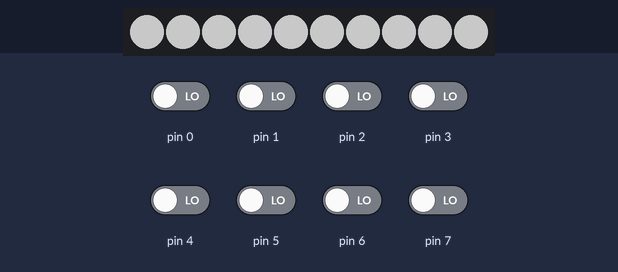
The program below on a simulated Arduino Uno, built for the host (arithmetic inside an expression is 32-bit, double 64-bit). Shown: 10 RGB LEDs in strip order, left to right. The inputs (shaded band) are chosen by the test bench; at power-on: pin 0–7 LOW. Dim RGB values are drawn brighter than linear; what the program prints to the serial monitor is not drawn.

Above: at 1.1 s.
3.3 s: pin 4 driven HIGH
At 3.87 s:
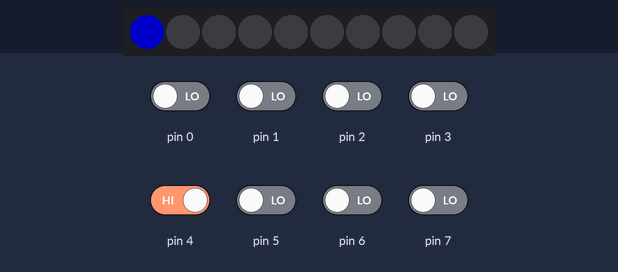
At 5.6 s:
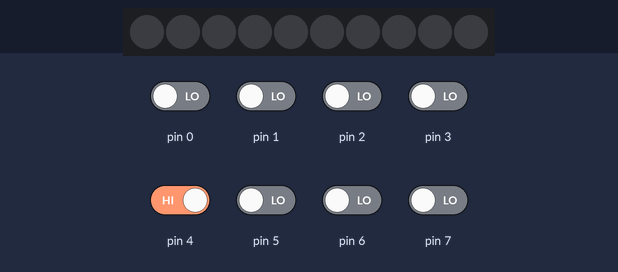
5.7 s: pin 4 driven LOW
Timing chart, 0 to 6.2 s (numbered marks = the images above; inputs shaded):
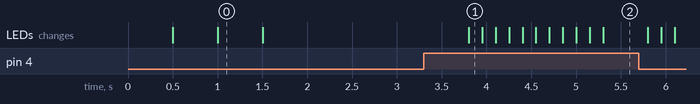

The program:

main.cpp
```cpp
/* Introduction to Embedded System and Design,
 * Fall 2024 Final Project: Embedded Sentry
 * Group Members: Ariel Wang， Frank Li, Owen Wang

 * This project is supposed to simulate a security system that records users' gestures as passwords.
 * We read the data from the accelerometer integrated in the Adafruit Circuit Playground Classic board,
 * calculate to store them into Single Magnitude Vector (SMV) arrays,
 * and compare the SMV arrays to verify the user's identity using the correlation formula.
 * If the passqword is correct, then the NeoPixel strip will light up in green,
 * otherwise it will light up in red.
*/


#include <Arduino.h>
#include <SPI.h>
#include <Adafruit_NeoPixel.h>

// SPI CS pin based on the schematic
#define CS_PIN 8

// Control regs based on the LISH3DH datasheet
#define CTRL_REG1   0x20
#define OUT_X_L     0x28
#define OUT_X_H     0x29
#define OUT_Y_L     0x2A
#define OUT_Y_H     0x2B
#define OUT_Z_L     0x2C
#define OUT_Z_H     0x2D

#define KEY_SIZE 500            // Key size for the SMV

#define PIN 17                  // Data pin connected to the NeoPixel
#define NUMPIXELS 10            // Number of NeoPixels

#define RECORDING_TIME 3000     // 3 seconds for recording

// Fucntion prototypes
void PIXEL_Init();
void pixelFullGreen();
void pixelFullRed();
void TIMER_Init();
void pixelRecording(int currentPixel);
void SPI_Init();
void ACC_Init();
uint8_t ACC_Read(uint8_t reg);
void readAccelerometer(int16_t &x, int16_t &y, int16_t &z);
void recordKey(uint16_t SMV[]);
void timingReset();
bool verifySMV(uint16_t SMV1[], uint16_t SMV2[]);
void loop();

// Global variables
Adafruit_NeoPixel strip(NUMPIXELS, PIN, NEO_GRB + NEO_KHZ800);  // Setting up the NeoPixel strip
bool recordingDone = false;                                     // Flag to check if recording is done
uint16_t rightSMV[KEY_SIZE], checkSMV[KEY_SIZE];                // SMV arrays for right and check keys

// Initialize the NeoPixel strip
void PIXEL_Init()
{
    strip.begin();
    strip.setBrightness(100);                   // Set brightness to approximately 40%
    for (int i = 0; i < 2; i++)
    {
        strip.fill(strip.Color(255, 255, 255)); // Set to white color to show the strip is working
        strip.show();
        delay(500);
        strip.clear();
        strip.show();
        delay(500);
    }
}

// Set the NeoPixel strip to full green color
void pixelFullGreen()
{
    strip.fill(strip.Color(0, 255, 0)); // Set green color
    strip.show();
}

// Set the NeoPixel strip to full red color
void pixelFullRed()
{
    strip.fill(strip.Color(255, 0, 0)); // Set red color
    strip.show();
}

// Initialize the timer for recording
void TIMER_Init()
{
    DDRC |= (1 << PC7);
    TCCR0A = (1 << WGM01);                         // CTC mode
    TCCR0B = (1 << CS02) | (1 << CS00);            // Prescaler 1024
    OCR0A = ((RECORDING_TIME / KEY_SIZE) / 0.128); // Compare match every 10ms

    TIMSK0 |= (1 << OCIE0A);                       // Enable compare match interrupt
    sei();                                         // Enable global interrupts
}


uint16_t compare_count = 0; // Counter for the compare match interrupt
// ISR for the timer interrupt
ISR(TIMER0_COMPA_vect)
{
    compare_count++;

    uint16_t compare_top = OCR0A;
    uint16_t compare_counter_limit = RECORDING_TIME / (compare_top * 0.128);    // Calculate the compare counter limit

    // Check if the compare counter limit is reached
    if (compare_count >= compare_counter_limit)
    {
        recordingDone = true;
    }
}

/*
 * Function to show the pixel recording
 * @param currentPixel: The current pixel to show
*/
void pixelRecording(int currentPixel)
{
    strip.setPixelColor(currentPixel, strip.Color(currentPixel * 25, currentPixel * 20, 255));
    strip.show();
    if (recordingDone)
    {
        strip.fill(strip.Color(0, 0, 0)); // Set black color (off)
        strip.show();
    }
}

// Initialize the SPI communication
void SPI_Init()
{
    pinMode(CS_PIN, OUTPUT);
    digitalWrite(CS_PIN, HIGH);          // Ensure CS is high (inactive) initially
    SPI.begin();
    SPI.setDataMode(SPI_MODE0);          // LIS3DH operates in SPI Mode 0
    SPI.setClockDivider(SPI_CLOCK_DIV4); // Adjust clock as needed
    SPI.setBitOrder(MSBFIRST);           // LIS3DH uses MSB first
}

// Initialize the accelerometer
void ACC_Init()
{
    digitalWrite(CS_PIN, LOW);          // Enable SPI communication
    SPI.transfer(CTRL_REG1 & 0x7F);     // Write command (clear MSB)
    SPI.transfer(0x97 | CTRL_REG1);     // 0x97 = 10010111: X, Y, Z enable, 1.344 kHz, normal mode
    digitalWrite(CS_PIN, HIGH);         // Disable SPI communication
}

/*
 * Function to read the accelerometer registers
 * @param reg: The register to read
 * @return: The value read from the register
*/
uint8_t ACC_Read(uint8_t reg)
{
    digitalWrite(CS_PIN, LOW);          // Enable SPI communication
    SPI.transfer(0x80 | reg);           // Read command (set MSB)
    uint8_t value = SPI.transfer(0x00); // Dummy byte to clock data in
    digitalWrite(CS_PIN, HIGH);         // Disable SPI communication
    return value;
}

/*
 * Function to read the accelerometer values
 * @param x: The x-axis value
 * @param y: The y-axis value
 * @param z: The z-axis value
*/
void readAccelerometer(int16_t &x, int16_t &y, int16_t &z)
{
    uint8_t xl = ACC_Read(OUT_X_L);
    uint8_t xh = ACC_Read(OUT_X_H);
    x = (int16_t)((xh << 8) | xl);

    uint8_t yl = ACC_Read(OUT_Y_L);
    uint8_t yh = ACC_Read(OUT_Y_H);
    y = (int16_t)((yh << 8) | yl);

    uint8_t zl = ACC_Read(OUT_Z_L);
    uint8_t zh = ACC_Read(OUT_Z_H);
    z = (int16_t)((zh << 8) | zl);
}

// Setup function
void setup()
{
    Serial.begin(115200);
    SPI_Init();
    ACC_Init();
    PIXEL_Init();
    TIMER_Init();
    DDRD &= ~(1 << PD4);    // Left Button - Record Right Key
    DDRF &= ~(1 << PF6);    // Right Button - Record Key to Check
}

/*
 * Function to record the key
 * @param SMV: The SMV array to store the key
*/
void recordKey(uint16_t SMV[])
{
    int16_t x, y, z;
    strip.clear();
    strip.show();

    // Setting up the moving average values for the accelerometer
    const uint8_t BUFFER_SIZE = 20;
    uint32_t sum = 0;
    uint16_t tempValues[BUFFER_SIZE];
    uint8_t index = 0;
    uint8_t count = 0;

    for (uint8_t i = 0; i < BUFFER_SIZE; i++)
    {
        tempValues[i] = 0;
    }

    /*
     * Record the key by calculating the SMV values
     * The SMV values are calculated by taking the moving average of the accelerometer values
    */
    while (compare_count < KEY_SIZE - 1)
    {
        uint8_t currentPixel = (compare_count * NUMPIXELS) / KEY_SIZE;
        pixelRecording(currentPixel);

        readAccelerometer(x, y, z);
        uint16_t rawValue = (uint16_t)sqrtf((float)x * x + (float)y * y + (float)z * z);

        // Moving to the next value
        sum -= tempValues[index];
        tempValues[index] = rawValue;
        sum += rawValue;

        index = (index + 1) % BUFFER_SIZE;
        if (count < BUFFER_SIZE)
        {
            count++;
        }

        uint16_t smoothedValue;
        smoothedValue = sum / BUFFER_SIZE;

        // Print out the SMV value for debugging
        SMV[compare_count] = smoothedValue;
        Serial.print(">SMV: ");
        Serial.println(SMV[compare_count]);
    }

    strip.clear();
    strip.show();
}

/*
 * Function to reset the timing for recording
*/
void timingReset()
{
    TCNT0 = 0;             // Reset hardware timer counter
    compare_count = 0;     // Reset software counter
    recordingDone = false; // Ensure start fresh
}

/*
 * Function to verify the SMV values by calculating the correlation between two arrays of data.
 * @param SMV1: The SMV array to verify
 * @param SMV2: The SMV array to compare with
 * @return: True if the SMV values are verified, false otherwise
 * Correlation formula = (Σ((x - mean(x)) * (y - mean(y))) / sqrt(Σ(x - mean(x))^2 * Σ(y - mean(y))^2)
*/
bool verifySMV(uint16_t SMV1[], uint16_t SMV2[])
{
    float mean1 = 0, mean2 = 0;
    for (int i = 0; i < KEY_SIZE; i++)
    {
        mean1 += SMV1[i];
        mean2 += SMV2[i];
    }
    mean1 /= KEY_SIZE;
    mean2 /= KEY_SIZE;

    float numerator = 0;
    float denominator1 = 0;
    float denominator2 = 0;

    for (int i = 0; i < KEY_SIZE; i++)
    {
        float diff1 = SMV1[i] - mean1;
        float diff2 = SMV2[i] - mean2;
        numerator += diff1 * diff2;
        denominator1 += diff1 * diff1;
        denominator2 += diff2 * diff2;
    }

    float correlation = numerator / sqrt(denominator1 * denominator2);
    Serial.print("> Correlation: ");
    Serial.println(correlation);

    // Set a threshold for correlation
    if (correlation > 0.80)
    {
        pixelFullGreen();
        return true;
    }
    else
    {
        pixelFullRed();
        return false;
    }
}

// Main loop
void loop()
{
    if (PIND & (1 << 4))
    {
        sei();
        delay(500);             // Debounce delay
        timingReset();          // Reset the timing for recording
        recordKey(rightSMV);    // Record the right key
    }
    if (PINF & (1 << 6))
    {
        sei();
        delay(500);             // Debounce delay
        timingReset();          // Reset the timing for recording
        recordKey(checkSMV);    // Record the check key
        cli();
        verifySMV(rightSMV, checkSMV);
    }
}
```

Measured:
- after the input at 3.3 s, the LEDs: change after 0.50 s (image 1)
- what the display in image 0 shows lasts 0.5 s, from 1.0 s to 1.5 s
